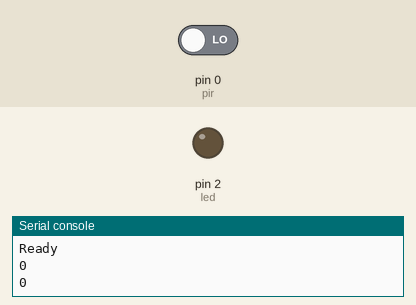
This program was run on a simulated MicroPython board. Parts: output pins drawn as LEDs (lit = HIGH), the last lines printed to the serial console. The inputs (shaded band) are chosen by the test bench; at power-on: pin 0 (pir) LOW. The clock reads 2024-03-15 10:24:30 at power-on unless the program sets it.

Above: at 2.2 s.
2.3 s: pin 0 (pir) driven HIGH
At 3.3 s:
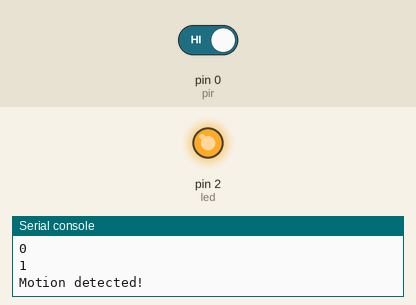
4.5 s: pin 0 (pir) driven LOW
At 6.8 s:
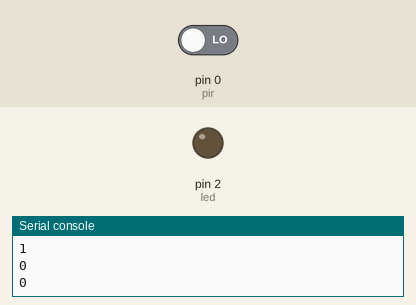
Timing chart, 0 to 8.3 s (numbered marks = the images above; inputs shaded):
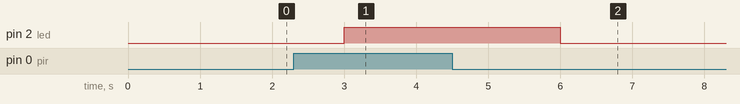

The program:

raspberry_pi_motion_sensor.py
```python
from machine import Pin
import time

pir = Pin(0, Pin.IN, Pin.PULL_DOWN)
led = Pin(2, Pin.OUT)
pir_state = False
# timestamp of the last motion detected
last_motion_time = 0
# debounce period in seconds
debounce_time = 3

print("PIR Module Initialised")
time.sleep(1)
print("Ready")

while True:
    val = pir.value() # read input value from PIR sensor
    current_time = time.time()
    print(val)
    if val == 1: # motion detected
        if not pir_state and (current_time - last_motion_time > debounce_time):
            print("Motion detected!")
            pir_state = True
            led.on() # turn on LED
            last_motion_time = current_time
    elif val == 0: # no motion detected
        if pir_state and (current_time - last_motion_time >= debounce_time):
            pir_state = False
            led.off()
            last_motion_time = current_time
    time.sleep(1) # small delay to prevent spamming
```

Measured:
- after the input at 2.3 s, pin 2 (led): LOW → HIGH after 0.70 s
- after the input at 4.5 s, pin 2 (led): HIGH → LOW after 1.5 s
